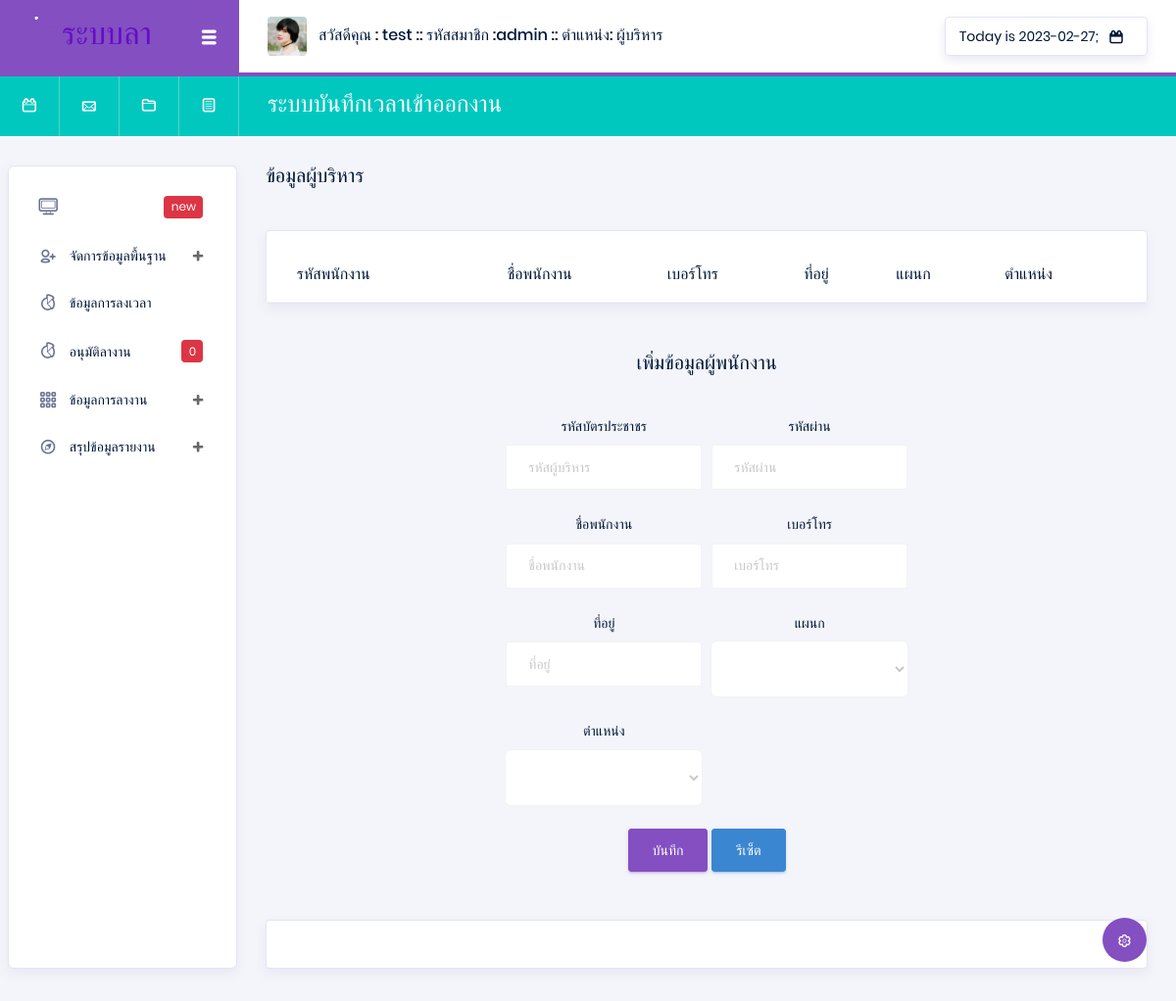
/index.php?p=employeeEmp (signed in), run on an earlier commit of the app's database.
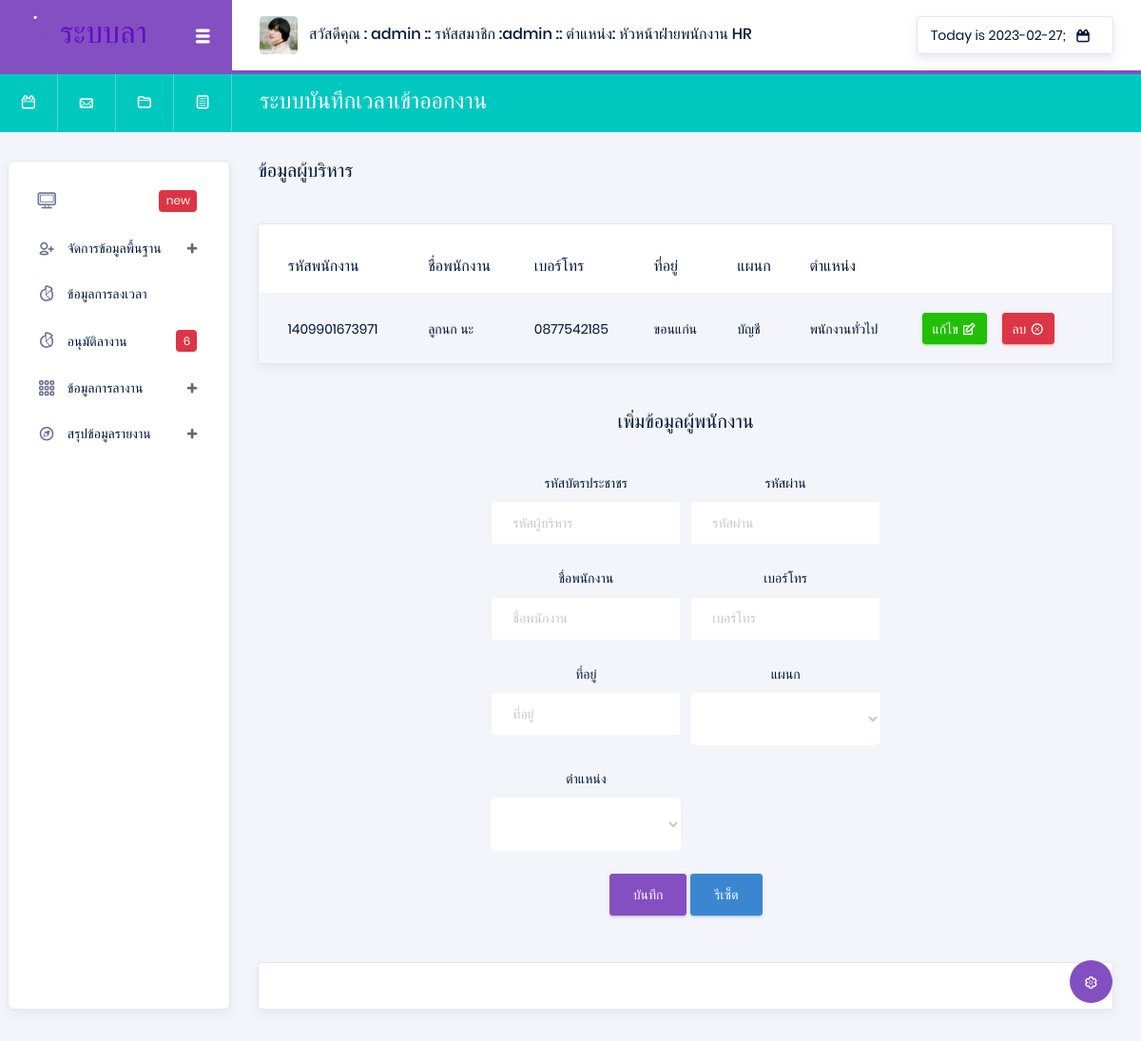
And on a later commit of the database.
### tables this page shows
CREATE TABLE `position` (
  `Pos_id` varchar(13) NOT NULL,
  `Pos_name` varchar(50) NOT NULL
);

CREATE TABLE `employee` (
  `Emp_id` varchar(13) NOT NULL,
  `Emp_name` varchar(50) NOT NULL,
  `Emp_tel` varchar(10) NOT NULL,
  `Emp_address` varchar(200) NOT NULL,
  `Dep_id` varchar(13) NOT NULL,
  `Pos_id` varchar(13) NOT NULL,
  `Emp_pass` varchar(100) NOT NULL
);

CREATE TABLE `department` (
  `Dep_id` varchar(13) NOT NULL,
  `Dep_name` varchar(50) NOT NULL
);

### api/showData.php (called while the page is built, shortened)
<?php
$Pos_id = $_SESSION['Pos_id'];
@$ShowPosition = "SELECT * FROM position WHERE  Pos_id =  '$Pos_id' ";
@$SQLShowPosition = mysqli_query($con, $ShowPosition) or die("Error in query: $ShowPosition ");
while ($Showposition = mysqli_fetch_array($SQLShowPosition)) {
    @$Pos_name = $Showposition['Pos_name'];
}
@$department = "SELECT * FROM department ORDER BY Dep_name ASC   ";
@$Sqldepartment = mysqli_query($con, $department) or die("Error in query: $department ");
@$position = "SELECT * FROM position ORDER BY Pos_name ASC ";
@$Sqlposition = mysqli_query($con, $position) or die("Error in query: $position ");
$ps = 0;
$DataPos = [];
@$Sqlposition1 = mysqli_query($con, $position) or die("Error in query: $position ");
while ($Showposition1 = mysqli_fetch_array($Sqlposition1)) {
    $ps++;
    $DataPos[$ps]  =  $Showposition1['Pos_id'];
}
@$employeeEmp = "SELECT * FROM employee  WHERE Pos_id != '$DataPos[1]' and  Pos_id != '$DataPos[3]'  ";
@$SqlemployeeEmp = mysqli_query($con, $employeeEmp) or die("Error in query: $employeeEmp ");

### pages/system/employeeEmp.php (the view, shortened to what the changed rows need)
<div class="main-panel">
    <div class="content-wrapper">
        <?php
        extract(@$_GET);
        ?>
        <div class="row">
            <div class="col-xl-6 grid-margin stretch-card flex-column">
                <h5 class="mb-2 text-titlecase mb-4">ข้อมูลผู้บริหาร</h5>
            </div>
        </div>
        <div class="row">
            <div class="col-md-12">
                <div class="card">
                    <div class="table-responsive pt-3">
                        <table class="table table-striped project-orders-table">
                            <thead>
                                <tr>
                                    <th class="ml-5">รหัสพนักงาน</th>
                                    <th>ชื่อพนักงาน</th>
                                    <th>เบอร์โทร</th>
                                    <th>ที่อยู่</th>
                                    <th>แผนก</th>
                                    <th>ตำแหน่ง</th>
                                </tr>
                            </thead>
                            <tbody>
                                <?php
                                while ($ShowmployeetEmp = mysqli_fetch_array($SqlemployeeEmp)) {
                                ?>
                                    <tr>
                                        <td> <?php echo $ShowmployeetEmp['Emp_id'] ?> </td>
                                        <td><?php echo $ShowmployeetEmp['Emp_name'] ?></td>
                                        <td><?php echo $ShowmployeetEmp['Emp_tel'] ?></td>
                                        <td><?php echo $ShowmployeetEmp['Emp_address'] ?></td>
                                        <td><?php
                                            $Dep_id = $ShowmployeetEmp['Dep_id'];
                                            @$SqlsDep = "SELECT * FROM department WHERE  Dep_id =  '$Dep_id' ";
                                            @$SqlsDepData = mysqli_query($con, $SqlsDep) or die("Error in query: $SqlsDep ");
                                            while ($ShowSqlsDepData = mysqli_fetch_array($SqlsDepData)) {
                                                @$Dep_name = $ShowSqlsDepData['Dep_name'];
                                            }
                                            echo $Dep_name;
                                            ?></td>
                                        <td><?php
                                            $Pos_id = $ShowmployeetEmp['Pos_id'];
                                            @$ShowPosition = "SELECT * FROM position WHERE  Pos_id =  '$Pos_id' ";
                                            @$SQLShowPosition = mysqli_query($con, $ShowPosition) or die("Error in query: $ShowPosition ");
                                            while ($Showposition = mysqli_fetch_array($SQLShowPosition)) {
                                                @$Pos_name = $Showposition['Pos_name'];
                                            }
                                            echo $Pos_name;
                                            ?></td>
                                        <td>
                                            <div class="d-flex align-items-center">
                                                <button type="button" data-toggle="modal" data-target="#addnullEmployee" onclick="edtiEmployee(Emp_id =<?php echo $ShowmployeetEmp['Emp_id'] ?>)" class="btn btn-success btn-sm btn-icon-text mr-3">
                                                    แก้ไข
                                                    <i class="typcn typcn-edit btn-icon-append"></i>
                                                </button>
                                                <a href="./api/api_system.php?str=deleteEmployee&str2=employeeEmp&Emp_id=<?php echo $ShowmployeetEmp['Emp_id']; ?>" onclick="return confirm('คุณแน่ใจว่าจะลบข้อมูลใช่หรือไม่');" type="button" class="btn btn-danger btn-sm btn-icon-text">
                                                    ลบ
                                                    <i class="typcn typcn-delete-outline btn-icon-append"></i>
                                                </a>
                                            </div>
                                        </td>
                                    </tr>
                                <?php } ?>
                            </tbody>
                        </table>
                    </div>
                </div>
            </div>
        </div>
        <br> <br>
        <center>
            <h5 class="mb-2 text-titlecase mb-4" id="buttonY">เพิ่มข้อมูลผู้พนักงาน</h5>
            <div class="card-body col-md-6">
                <form class="forms-sample" action="./api/api_system.php" method="POST">
                    <div class="form-row">
                        <div class="form-group col-md-6 ">
                            <label for="exampleInputUsername1">รหัสบัตรประชาชร</label>
                            <input type="text" class="form-control" name="Emp_id" id="Emp_id4" placeholder="รหัสผู้บริหาร" required>
                        </div>
                        <div class="form-group col-md-6 ">
                            <label for="exampleInputUsername1">รหัสผ่าน</label>
                            <input type="password" class="form-control" name="Emp_pass" id="Emp_pass" placeholder="รหัสผ่าน" required>
                        </div>
                        <div class="form-group col-md-6 ">
                            <label for="exampleInputUsername1">ชื่อพนักงาน</label>
                            <input type="text" class="form-control" name="Emp_name" id="Emp_name" placeholder="ชื่อพนักงาน" required>
                        </div>
                        <div class="form-group col-md-6 ">
                            <label for="exampleInputUsername1">เบอร์โทร</label>
                            <input type="text" class="form-control" name="Emp_tel" id="Emp_tel" placeholder="เบอร์โทร" required>
                        </div>
                        <div class="form-group col-md-6 ">
                            <label for="exampleInputUsername1">ที่อยู่</label>
                            <input type="text" class="form-control" name="Emp_address" id="Emp_address" placeholder="ที่อยู่" required>
                        </div>
                        <div class="form-group col-md-6 ">
                            <label for="exampleInputUsername1">แผนก</label>
                            <select class="form-control form-control-lg" name="Dep_id" id="exampleFormControlSelect1">
                                <option id="Dep_id" value="" selected> </option>
                                <?php
                                while ($Showdepartment = mysqli_fetch_array($Sqldepartment)) {
                                ?>
                                    <option value="<?php echo $Showdepartment['Dep_id'] ?>"><?php echo $Showdepartment['Dep_name'] ?> </option>
                                <?php }  ?>
                            </select>
                        </div>
                        <div class="form-group col-md-6 ">
                            <label for="exampleInputUsername1">ตำแหน่ง</label>
                            <select class="form-control form-control-lg" name="Pos_id" id="exampleFormControlSelect1">
                                <option id="Pos_id" value="" selected> </option>
                                <?php
                                while ($Showposition = mysqli_fetch_array($Sqlposition)) {
                                ?>
                                    <option value="<?php echo $Showposition['Pos_id'] ?>"><?php echo $Showposition['Pos_name'] ?> </option>
                                <?php }  ?>
                            </select>
                        </div>
                    </div>
                    <button type="submit" class="btn btn-primary" id="buttonY"> บันทึก</button>
                    <a onclick="nullEmployee()" class="btn btn-info" i>รีเซ็ต </a>
                </form>
            </div>
        </center>
    </div>
    <footer class="footer">
        <div class="card">
            <div class="card-body">
            </div>
        </div>
    </footer>
</div>

### Head.php (shortened to what the changed rows need)
<nav class="navbar col-lg-12 col-12 p-0 fixed-top d-flex flex-row">
  <div class="navbar-brand-wrapper d-flex justify-content-center">
    <div class="navbar-brand-inner-wrapper d-flex justify-content-between align-items-center w-100">
      <a class="navbar-brand brand-logo" href="#"><img src="images/logo-dark11.svg" alt="logo" /></a>
      <button class="navbar-toggler navbar-toggler align-self-center" type="button" data-toggle="minimize">
        <span class="typcn typcn-th-menu"></span>
      </button>
    </div>
  </div>
  <div class="navbar-menu-wrapper d-flex align-items-center justify-content-end">
    <ul class="navbar-nav mr-lg-2">
      <li class="nav-item nav-profile dropdown">
        <a class="nav-link" href="#" data-toggle="dropdown" id="profileDropdown">
          <img src="images/faces/face5.jpg" alt="profile" />
          <span class="nav-profile-name">
            สวัสดีคุณ : <?php echo $_SESSION['Emp_name']; ?>
            :: รหัสสมาชิก :<?php echo $_SESSION['Emp_id']; ?>
            :: ตำแหน่ง: <?php echo $Pos_name; ?> </span>
        </a>
      </li>
    </ul>
    <ul class="navbar-nav navbar-nav-right">
      <li class="nav-item nav-date dropdown">
        <a class="nav-link d-flex justify-content-center align-items-center" href="javascript:;">
          <h6 class="date mb-0"> <?php echo "Today is " . date("Y-m-d") ?>;</h6>
          <i class="typcn typcn-calendar"></i>
        </a>
      </li>
    </ul>
  </div>
</nav>
<nav class="navbar-breadcrumb col-xl-12 col-12 d-flex flex-row p-0">
  <div class="navbar-links-wrapper d-flex align-items-stretch">
    <div class="nav-link">
      <a href="javascript:;"><i class="typcn typcn-calendar-outline"></i></a>
    </div>
    <div class="nav-link">
      <a href="javascript:;"><i class="typcn typcn-mail"></i></a>
    </div>
    <div class="nav-link">
      <a href="javascript:;"><i class="typcn typcn-folder"></i></a>
    </div>
    <div class="nav-link">
      <a href="javascript:;"><i class="typcn typcn-document-text"></i></a>
    </div>
  </div>
  <div class="navbar-menu-wrapper d-flex align-items-center justify-content-end">
    <ul class="navbar-nav mr-lg-2">
      <li class="nav-item ml-0">
        <h4 class="mb-0">ระบบบันทึกเวลาเข้าออกงาน </h4>
      </li>
    </ul>
  </div>
</nav>
<div class="container-fluid page-body-wrapper">
  <div class="theme-setting-wrapper">
    <div id="settings-trigger"><i class="typcn typcn-cog-outline"></i></div>
  </div>

### ListNan.php (shortened to what the changed rows need)
<?php
@$leavefd = "SELECT * FROM `leave` WHERE  Leave_status = 1 ORDER BY Leave_date DESC;   ";
@$Sqlleavefd = mysqli_query($con, $leavefd) or die("Error in query: $leavefd ");
@$numd = mysqli_num_rows($Sqlleavefd);
?>
<nav class="sidebar sidebar-offcanvas" id="sidebar">
  <ul class="nav">
    <li class="nav-item">
      <a class="nav-link" href="#">
        <i class="typcn typcn-device-desktop menu-icon"></i>
        <div class="badge badge-danger">new</div>
      </a>
    </li>
    <li class="nav-item">
      <a class="nav-link" data-toggle="collapse" href="#auth" aria-expanded="false" aria-controls="auth">
        <i class="typcn typcn-user-add-outline menu-icon"></i>
        <span class="menu-title">จัดการข้อมูลพื้นฐาน</span>
        <i class="menu-arrow"></i>
      </a>
    </li>
    <li class="nav-item">
      <a class="nav-link" href="index.php?p=timetable">
        <i class="typcn typcn-chart-pie-outline menu-icon"></i>
        <span class="menu-title">ข้อมูลการลงเวลา</span>
      </a>
    </li>
    <li class="nav-item">
      <a class="nav-link" href="index.php?p=leave1">
        <i class="typcn typcn-chart-pie-outline menu-icon"></i>
        <span class="menu-title">อนุมัติลางาน</span>
        <div class="badge badge-danger"><?php echo $numd ?></div>
      </a>
    </li>
    <li class="nav-item">
      <a class="nav-link" data-toggle="collapse" href="#tables" aria-expanded="false" aria-controls="tables">
        <i class="typcn typcn-th-small-outline menu-icon"></i>
        <span class="menu-title">ข้อมูลการลางาน</span>
        <i class="menu-arrow"></i>
      </a>
    </li>
    <li class="nav-item">
      <a class="nav-link" data-toggle="collapse" href="#icons" aria-expanded="false" aria-controls="icons">
        <i class="typcn typcn-compass menu-icon"></i>
        <span class="menu-title">สรุปข้อมูลรายงาน</span>
        <i class="menu-arrow"></i>
      </a>
    </li>
  </ul>
</nav>

What changed in the data, as far as the page shows it:
changed position: Pos_name "ผู้บริหาร" → "หัวหน้าฝ่ายพนักงาน HR"
added employee: Emp_id "1409901673971", Emp_name "ลูกนก นะ", Emp_tel "0877542185", Emp_address "ขอนแก่น", Dep.Dep_name "บัญชี", Pos.Pos_name "พนักงานทั่วไป"
Also different on the page:
$_SESSION['Emp_name']: "test" → "admin"
$numd: "0" → "6"
